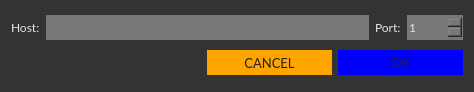
<?xml version="1.0" encoding="UTF-8"?>
<ui version="4.0">
 <class>NewPoolDialog</class>
 <widget class="QDialog" name="NewPoolDialog">
  <property name="geometry">
   <rect>
    <x>0</x>
    <y>0</y>
    <width>474</width>
    <height>92</height>
   </rect>
  </property>
  <property name="windowTitle">
   <string>New pool</string>
  </property>
  <property name="styleSheet">
   <string notr="true">background-color: #333;
color: #e5e5e5;
border: 0px;</string>
  </property>
  <layout class="QVBoxLayout" name="verticalLayout">
   <item>
    <layout class="QHBoxLayout" name="horizontalLayout">
     <item>
      <widget class="QLabel" name="label">
       <property name="font">
        <font>
         <family>Lato</family>
         <pointsize>9</pointsize>
        </font>
       </property>
       <property name="text">
        <string>Host:</string>
       </property>
      </widget>
     </item>
     <item>
      <widget class="QLineEdit" name="m_hostEdit">
       <property name="minimumSize">
        <size>
         <width>0</width>
         <height>25</height>
        </size>
       </property>
       <property name="font">
        <font>
         <family>Lato</family>
         <pointsize>9</pointsize>
        </font>
       </property>
       <property name="styleSheet">
        <string notr="true">background-color: #777;</string>
       </property>
      </widget>
     </item>
     <item>
      <widget class="QLabel" name="label_2">
       <property name="font">
        <font>
         <family>Lato</family>
         <pointsize>9</pointsize>
        </font>
       </property>
       <property name="text">
        <string>Port:</string>
       </property>
      </widget>
     </item>
     <item>
      <widget class="QSpinBox" name="m_portSpin">
       <property name="minimumSize">
        <size>
         <width>0</width>
         <height>25</height>
        </size>
       </property>
       <property name="font">
        <font>
         <family>Lato</family>
         <pointsize>9</pointsize>
        </font>
       </property>
       <property name="styleSheet">
        <string notr="true">background-color: #777;</string>
       </property>
       <property name="minimum">
        <number>1</number>
       </property>
       <property name="maximum">
        <number>65535</number>
       </property>
      </widget>
     </item>
    </layout>
   </item>
   <item>
    <layout class="QHBoxLayout" name="horizontalLayout_2">
     <item>
      <spacer name="horizontalSpacer">
       <property name="orientation">
        <enum>Qt::Horizontal</enum>
       </property>
       <property name="sizeHint" stdset="0">
        <size>
         <width>40</width>
         <height>20</height>
        </size>
       </property>
      </spacer>
     </item>
     <item>
      <widget class="QPushButton" name="m_cancelButton">
       <property name="minimumSize">
        <size>
         <width>125</width>
         <height>25</height>
        </size>
       </property>
       <property name="font">
        <font>
         <family>Lato</family>
         <pointsize>10</pointsize>
        </font>
       </property>
       <property name="styleSheet">
        <string notr="true">color: #222; border-radius: 0px; border: 0px solid; background-color: orange;</string>
       </property>
       <property name="text">
        <string>CANCEL</string>
       </property>
      </widget>
     </item>
     <item>
      <widget class="QPushButton" name="m_okButton">
       <property name="minimumSize">
        <size>
         <width>125</width>
         <height>25</height>
        </size>
       </property>
       <property name="font">
        <font>
         <family>Lato</family>
         <pointsize>10</pointsize>
        </font>
       </property>
       <property name="styleSheet">
        <string notr="true">color: #222; border-radius: 0px; border: 0px solid; background-color: blue;</string>
       </property>
       <property name="text">
        <string>OK</string>
       </property>
      </widget>
     </item>
    </layout>
   </item>
  </layout>
 </widget>
 <resources/>
 <connections>
  <connection>
   <sender>m_okButton</sender>
   <signal>clicked()</signal>
   <receiver>NewPoolDialog</receiver>
   <slot>accept()</slot>
   <hints>
    <hint type="sourcelabel">
     <x>500</x>
     <y>62</y>
    </hint>
    <hint type="destinationlabel">
     <x>276</x>
     <y>44</y>
    </hint>
   </hints>
  </connection>
  <connection>
   <sender>m_cancelButton</sender>
   <signal>clicked()</signal>
   <receiver>NewPoolDialog</receiver>
   <slot>reject()</slot>
   <hints>
    <hint type="sourcelabel">
     <x>417</x>
     <y>62</y>
    </hint>
    <hint type="destinationlabel">
     <x>276</x>
     <y>44</y>
    </hint>
   </hints>
  </connection>
 </connections>
</ui>
